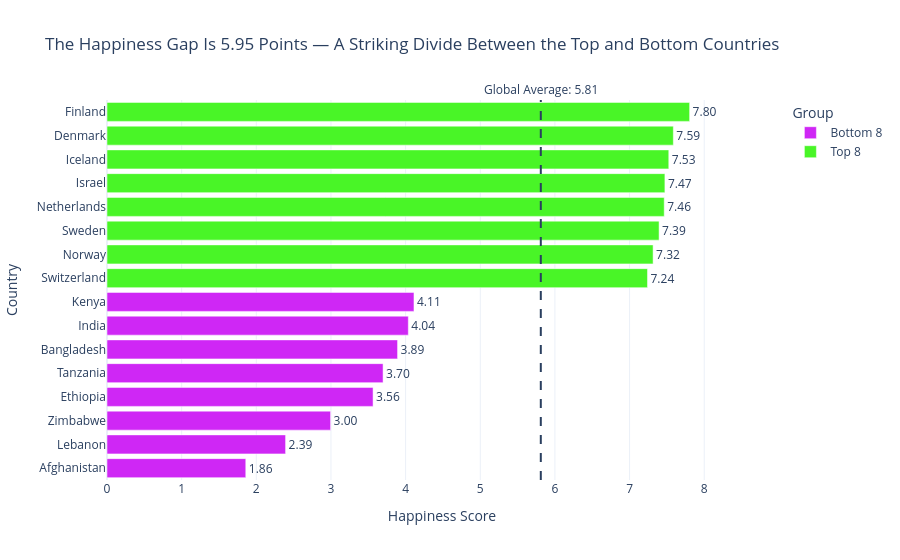

The notebook cell saved with this chart:
### Markdown cell above
---
## Task 2 — Bottom vs. Top: A Contrast Story

**What to build:** A bar chart that highlights the **gap between the happiest and least happy countries**, focusing on a specific insight.

**Requirements:**
- Show the **top 8 AND bottom 8 countries** together (16 bars total)
- Use **colour** to distinguish the two groups (not Plotly's default rainbow)
- Add a **visual separator or annotation** that emphasises the gap
- Insight title that tells the story of the gap

**Hint:** Use `pd.concat([df.nlargest(8,'Happiness_Score'), df.nsmallest(8,'Happiness_Score')])` to get both groups.

**Stretch goal:** Add a vertical reference line showing the global average.

### Code cell
# Task 2: Top 8 vs. Bottom 8 contrast
# ------------------------------------

# Step 1: Get top and bottom countries
top8 = df.nlargest(8, 'Happiness_Score').copy()
top8['Group'] = 'Top 8'
bottom8 = df.nsmallest(8, 'Happiness_Score').copy()
bottom8['Group'] = 'Bottom 8'

combined = pd.concat([bottom8, top8]).sort_values('Happiness_Score')
global_avg = df['Happiness_Score'].mean()
print(f"Global average: {global_avg:.2f}")

# Step 2: Build your chart
# YOUR CODE HERE
# Task 2: Top 8 vs. Bottom 8 contrast
# ------------------------------------
 

 
happiest_score = top8['Happiness_Score'].max()
least_happy_score = bottom8['Happiness_Score'].min()
 
gap = happiest_score - least_happy_score
 
fig = px.bar(
    combined,
    x='Happiness_Score',
    y='Country',
    orientation='h',
    color='Group',
    text='Happiness_Score',
    color_discrete_map={
        'Top 8': "#49F527",
        'Bottom 8': "#CF27F5"
    },
    title=f"The Happiness Gap Is {gap:.2f} Points — A Striking Divide Between the Top and Bottom Countries"
)
 
fig.update_traces(
    texttemplate='%{text:.2f}',
    textposition='outside'
)
 
fig.update_xaxes(
    range=[0, combined['Happiness_Score'].max() * 1.15],
    title='Happiness Score',
    zeroline=True
)
 
fig.add_vline(
    x=global_avg,
    line_dash='dash',
    line_width=2,
    annotation_text=f'Global Average: {global_avg:.2f}',
    annotation_position='top'
)
 
fig.update_layout(
    template='plotly_white',
    height=700,
    xaxis_title='Happiness Score',
    yaxis_title='Country',
    legend_title='Group'
)
 
fig.show()

### Figure 1 — Plotly figure (JSON) as saved in the notebook; plotly's stock layout.template omitted (floating-point values rounded to 4 significant figures)
{"data": [{"hovertemplate": "Group=Bottom 8<br>Happiness_Score=%{text}<br>Country=%{y}<extra></extra>", "legendgroup": "Bottom 8", "marker": {"color": "#CF27F5", "pattern": {"shape": ""}}, "name": "Bottom 8", "orientation": "h", "showlegend": true, "text": [1.859, 2.392, 2.995, 3.564, 3.698, 3.892, 4.036, 4.112], "textposition": "outside", "texttemplate": "%{text:.2f}", "type": "bar", "x": [1.859, 2.392, 2.995, 3.564, 3.698, 3.892, 4.036, 4.112], "xaxis": "x", "y": ["Afghanistan", "Lebanon", "Zimbabwe", "Ethiopia", "Tanzania", "Bangladesh", "India", "Kenya"], "yaxis": "y"}, {"hovertemplate": "Group=Top 8<br>Happiness_Score=%{text}<br>Country=%{y}<extra></extra>", "legendgroup": "Top 8", "marker": {"color": "#49F527", "pattern": {"shape": ""}}, "name": "Top 8", "orientation": "h", "showlegend": true, "text": [7.24, 7.315, 7.395, 7.464, 7.473, 7.525, 7.586, 7.804], "textposition": "outside", "texttemplate": "%{text:.2f}", "type": "bar", "x": [7.24, 7.315, 7.395, 7.464, 7.473, 7.525, 7.586, 7.804], "xaxis": "x", "y": ["Switzerland", "Norway", "Sweden", "Netherlands", "Israel", "Iceland", "Denmark", "Finland"], "yaxis": "y"}], "layout": {"annotations": [{"showarrow": false, "text": "Global Average: 5.81", "x": 5.811, "xanchor": "center", "xref": "x", "y": 1, "yanchor": "bottom", "yref": "y domain"}], "autosize": true, "barmode": "relative", "legend": {"title": {"text": "Group"}, "tracegroupgap": 0}, "shapes": [{"line": {"dash": "dash", "width": 2}, "type": "line", "x0": 5.811, "x1": 5.811, "xref": "x", "y0": 0, "y1": 1, "yref": "y domain"}], "title": {"text": "The Happiness Gap Is 5.95 Points — A Striking Divide Between the Top and Bottom Countries"}, "xaxis": {"anchor": "y", "domain": [0, 1], "range": [0, 8.975], "title": {"text": "Happiness Score"}, "type": "linear", "zeroline": true}, "yaxis": {"anchor": "x", "autorange": true, "domain": [0, 1], "range": [-0.5, 15.5], "title": {"text": "Country"}, "type": "category"}}}
